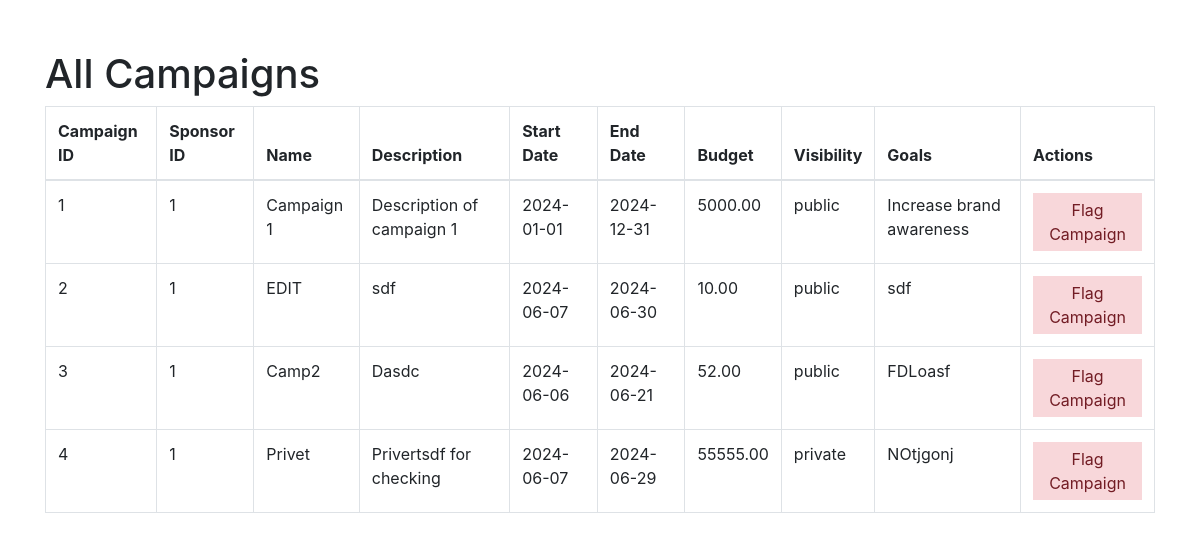
Screenshot of /admin/allcampaigns (signed in) with the database file from the repository.
### models.py (models this page shows, shortened)
class Campaign(db.Model):
    __tablename__ = "campaigns"
    campaign_id = db.Column(db.Integer, primary_key=True, autoincrement=True)
    sponsor_id = db.Column(
        db.Integer, db.ForeignKey("sponsors.sponsor_id"), nullable=False
    )
    name = db.Column(db.String(255), nullable=False)
    description = db.Column(db.Text, nullable=False)
    start_date = db.Column(db.Date)
    end_date = db.Column(db.Date)
    budget = db.Column(db.Numeric(10, 2), nullable=False)
    visibility = db.Column(db.Enum("public", "private"),default="public")
    goals = db.Column(db.Text, nullable=False)
    niche = db.Column(db.String(255), nullable=False)
    ad_requests = db.relationship("AdRequest", backref="campaign", lazy=True)
    campaign_flags = db.relationship("CampaignFlag", backref="campaign", lazy=True)

### admin.py (the view)
@admin.route('/allcampaigns')
def all_campaigns():
    if "user_name" in session and "role" in session:
        if session["role"] == "admin":
            campaigns = Campaign.query.all()
            return render_template("admin_allcampaigns.html", campaigns=campaigns)
    flash("Please Login !","faliled")
    return redirect(url_for("home"))

### app.py (called while the page is built)
@app.before_request
def create_tables():
    init_db(app)

### models.py (called while the page is built, shortened)
def init_db(app):
    with app.app_context():
        db.create_all()

### templates/admin_allcampaigns.html (shortened to what this page needs)
<!DOCTYPE html>
<html lang="en">
<head>
    <link rel="stylesheet" href="https://stackpath.bootstrapcdn.com/bootstrap/4.3.1/css/bootstrap.min.css">
</head>
<body>
    <div class="container">
        <h1>All Campaigns</h1>
        <table class="table table-bordered">
            <thead>
                <tr>
                    <th>Campaign ID</th>
                    <th>Sponsor ID</th>
                    <th>Name</th>
                    <th>Description</th>
                    <th>Start Date</th>
                    <th>End Date</th>
                    <th>Budget</th>
                    <th>Visibility</th>
                    <th>Goals</th>
                    <th>Actions</th>
                </tr>
            </thead>
            <tbody>
                {% for campaign in campaigns %}
                <tr>
                    <td>{{ campaign.campaign_id }}</td>
                    <td>{{ campaign.sponsor_id }}</td>
                    <td>{{ campaign.name }}</td>
                    <td>{{ campaign.description }}</td>
                    <td>{{ campaign.start_date }}</td>
                    <td>{{ campaign.end_date }}</td>
                    <td>{{ campaign.budget }}</td>
                    <td>{{ campaign.visibility }}</td>
                    <td>{{ campaign.goals }}</td>
                    <td><button class="flag-button" onclick="flagCampaign('{{ campaign.campaign_id }}')">Flag Campaign</button></td>
                </tr>
                {% endfor %}
            </tbody>
        </table>
    </div>
</body>
</html>

### templates/admin_allcampaigns.html (style rules this page uses)
.container { margin-top: 50px; }
.flag-button { background-color: #f8d7da; color: #721c24; border: none; padding: 5px 10px; cursor: pointer; }

### rows the page displays
Campaign: campaign_id "1", sponsor_id "1", name "Campaign 1", description "Description of campaign 1", start_date "2024-01-01", end_date "2024-12-31", budget "5000.00", visibility "public", goals "Increase brand awareness"
Campaign: campaign_id "2", sponsor_id "1", name "EDIT", description "sdf", start_date "2024-06-07", end_date "2024-06-30", budget "10.00", visibility "public", goals "sdf"
Campaign: campaign_id "3", sponsor_id "1", name "Camp2", description "Dasdc", start_date "2024-06-06", end_date "2024-06-21", budget "52.00", visibility "public", goals "FDLoasf"
Campaign: campaign_id "4", sponsor_id "1", name "Privet", description "Privertsdf for checking", start_date "2024-06-07", end_date "2024-06-29", budget "55555.00", visibility "private", goals "NOtjgonj"
